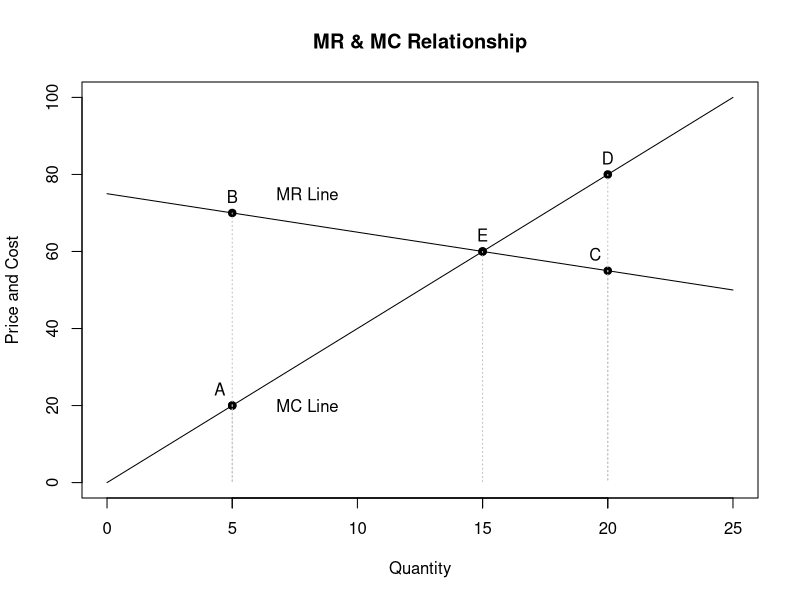

The R script that drew this image:
## ---- chunk 1
knitr::opts_chunk$set(echo = TRUE, comment = NULL)
## ---- chunk 2
library(knitr)
library(kableExtra)
## ---- chunk 3
tab<-matrix(c(20,14,25,400,100,
              12,15,14,300,125,
              10,12,15,500,150,
              80,90,70,"--",375),nrow = 4,byrow=TRUE)
colnames(tab)<-c("Dest 1","Dest 2","Dest 3","Cost of production","Supply")
rownames(tab)<-c("Source 1","Source 2","Source 3","Demand")
tab %>%
  kable() %>%
  kable_classic()%>%
  column_spec(2, border_left = TRUE) %>%
  column_spec(5, border_left = TRUE) %>%
  column_spec(6, border_left = TRUE) %>%
  row_spec(3,extra_css = "border-bottom:dotted;")
## ---- chunk 4
tab<-matrix(c(20,14,25,0,400,100,
              12,15,14,0,300,125,
              10,12,15,0,500,150,
              80,90,70,135,"--",375),nrow = 4,byrow=TRUE)
colnames(tab)<-c("Dest 1","Dest 2","Dest 3","Dummy Variable", "Cost of production","Supply")
rownames(tab)<-c("Source 1","Source 2","Source 3","Demand")
tab %>%
  kable() %>%
  kable_classic()%>%
  column_spec(2, border_left = TRUE) %>%
  column_spec(6, border_left = TRUE) %>%
  column_spec(7, border_left = TRUE) %>%
  row_spec(3,extra_css = "border-bottom:dotted;")
## ---- chunk 5
library(lpSolve)
## ---- chunk 6
costs <- matrix(c(420,414,425,0,
                  312,315,314,0,
                  510,512,515,0),ncol = 4, byrow = TRUE)
costs
## ---- chunk 7
row.signs <- rep("<=", 3)
row.rhs <- c(100,125,150)

col.signs <- rep(">=", 4)
col.rhs <- c(80,90,70,135)
## ---- chunk 8
lptrans <- lp.transport(costs, "min", row.signs, row.rhs, col.signs, col.rhs)
## ---- chunk 9
lptrans$solution
## ---- chunk 10
lptrans$objval
## ---- chunk 11
plot(c(0, 25), c(0, 100), type = "n", xlab = "Quantity", ylab = "Price and Cost", main = "MR & MC Relationship")
lines(c(0, 25), c(0, 100), col = "black")
lines(c(0, 25), -c(0, 25) + 75, col = "black")
# Add point A
points(5, 20, col = "black", pch = 19)
text(4.5, 20, "A", pos = 3, col = "black")
text(20, 80, "D", pos = 3, col = "black")
text(5, 70, "B", pos = 3, col = "black")
text(19.5, 55, "C", pos = 3, col = "black")
text(15, 60, "E", pos = 3, col = "black")
text(8, 75, "MR Line", col = "black")
text(8,20, "MC Line", col = "black")
points_data <- data.frame(x = c(5, 20, 5, 20, 15), y = c(20, 80, 70, 55, 60))
points(points_data$x, points_data$y, col = "black", pch = 19)
intersection_x <- 15
intersection_y <- 60  
points(intersection_x, intersection_y, col = "black", pch = 19)
for (i in 1:nrow(points_data)) {segments(x0 = points_data$x[i], y0 = points_data$y[i], x1 = points_data$x[i], y1 = 0, col = "gray", lty = 3)}
axis(1, at = c(5, 20, 15), labels = FALSE)
